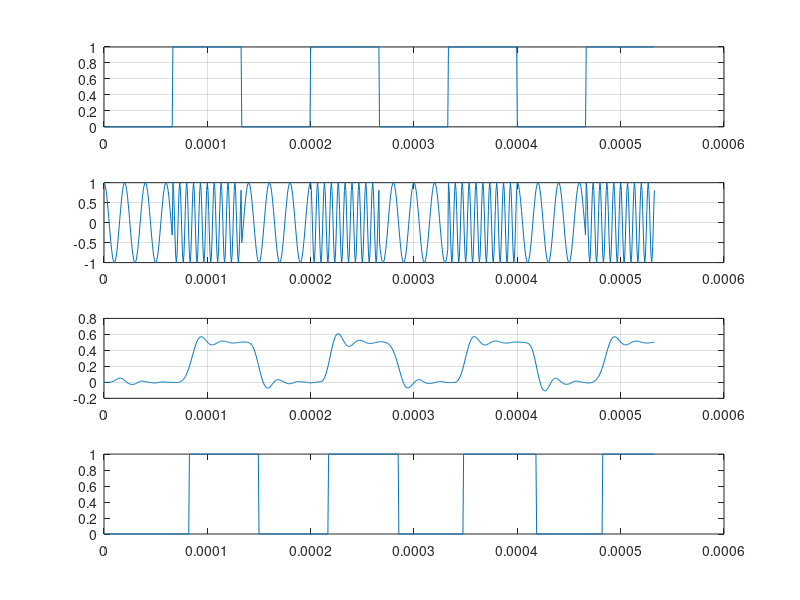

Write MATLAB code to recreate this figure.
clc; clear all; close all;

fc1 = 150000;
fc2 = 50000;
Tb = 0.01;
fs = 10*fc1;
t = 0:1/fs:5;
ct1 = cos(2*pi*fc1*t);
ct2 = cos(2*pi*fc2*t);

% bit wave gen
bits = [0 1 0 1 0 1 0 1];
bit_wave = [];
st = [];
for(i = 1:length(bits))
    if bits(i) == 1
        bit_wave = [bit_wave, ones(1,1/Tb)];
    else
        bit_wave = [bit_wave, zeros(1,1/Tb)];
end
end

% mod
for(i = 1:length(bit_wave))
  if(bit_wave(i) == 1)
    st(i) = ct1(i);
  else
    st(i) = ct2(i);
   end 
end

% demod and filter
fst = st.*ct1(1:length(st));
[b a] = butter(8, (2*fc2)/fs);
rt = filter(b,a,fst);

% comparator
dmod = [];
th = 0.2;
for(i = 1:length(rt))
    if rt(i) > th
        dmod(i) = 1;
    else
        dmod(i) = 0;
    end
end

% plotting
grid on; subplot(4,1,1); plot(t(1:length(bit_wave)),bit_wave);
grid on; subplot(4,1,2); plot(t(1:length(bit_wave)),st);
grid on; subplot(4,1,3); plot(t(1:length(bit_wave)),rt);
grid on; subplot(4,1,4); plot(t(1:length(bit_wave)),dmod);